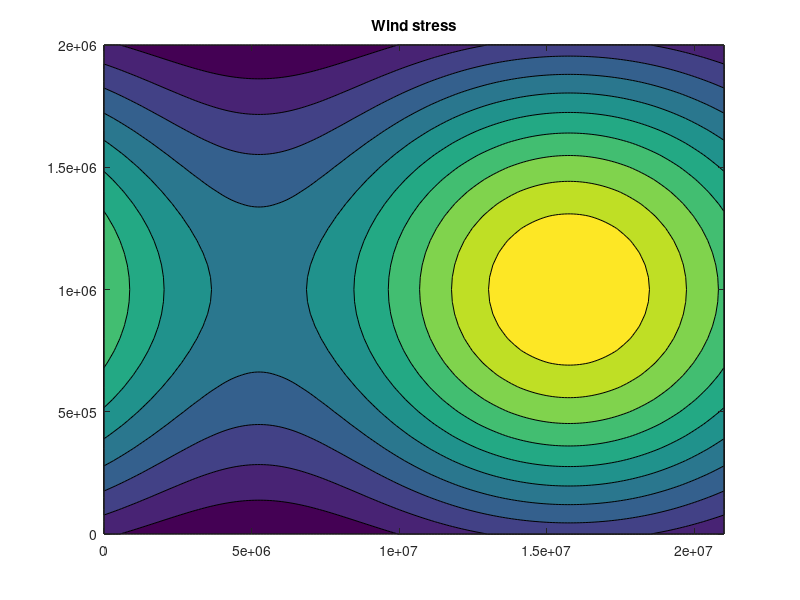
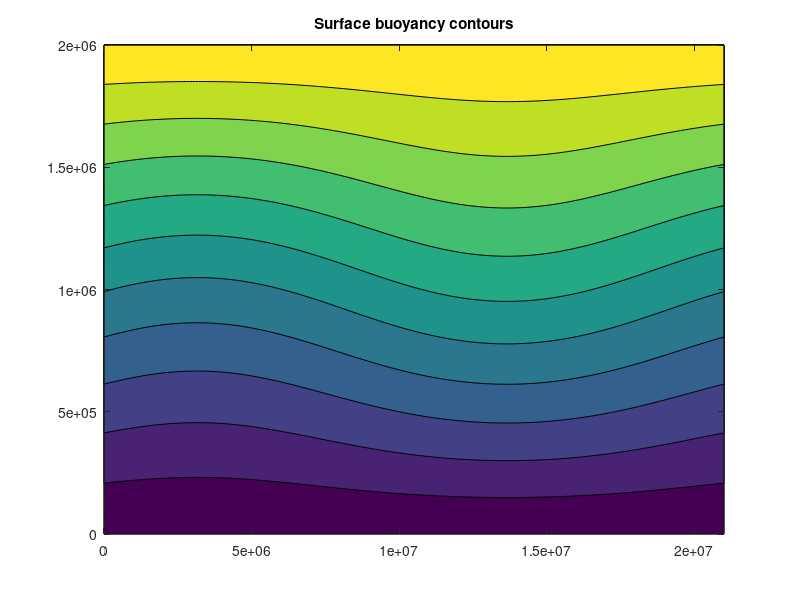
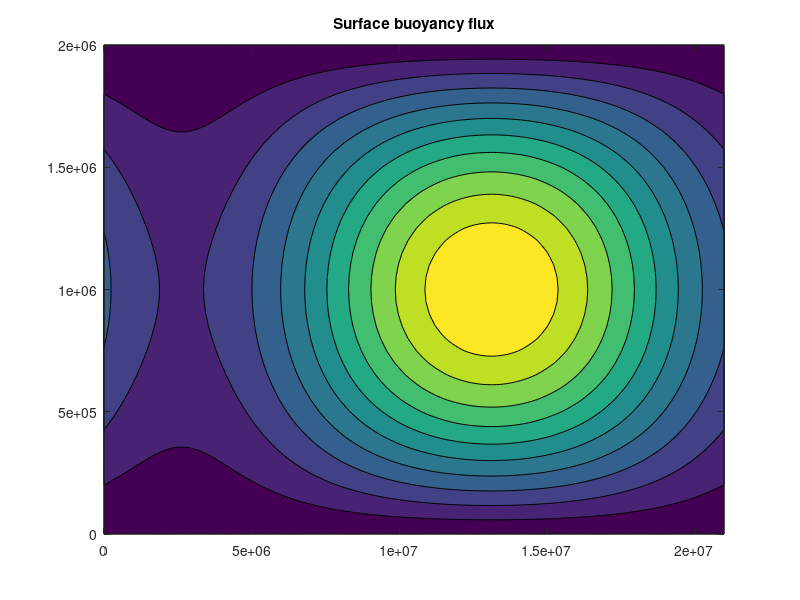
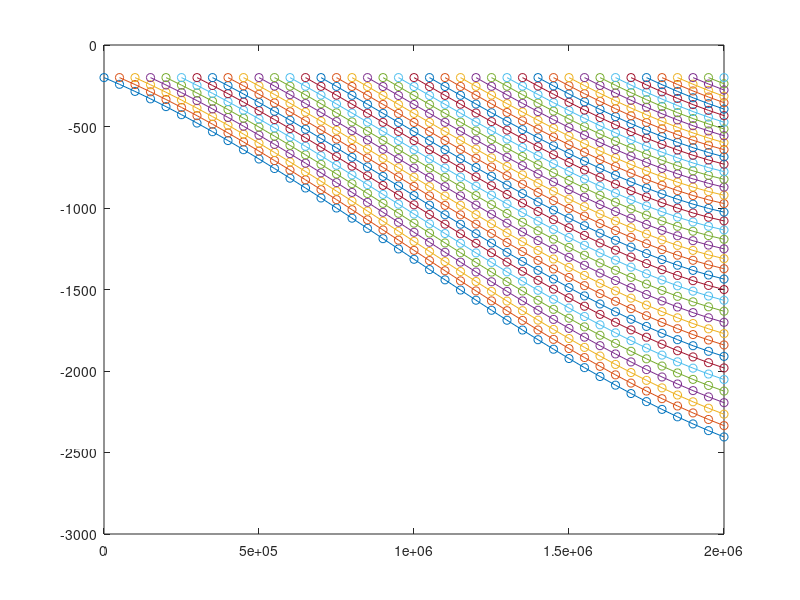

The MATLAB source for these figures, in order: (Note: this script raises an error after producing the figures.)
% Numerical solutions to Marshall and Radko 2003
% Residual mean solution for the ACC and its assosciated overturning
% circulation
% most is for the diagnostic model and not the prognostic one

clear all
close all

matlab_flag =2014;
%% Find the zeroth order solution, characteristic lines first
% make some sort of a grid

%% define conditions
% Length scales and other physical parameters
Ly = 2000*1000;
Lx = 21000*1000;
Lz = 3000;
f = -10^(-4);
beta = 10^(-11);
ko = 10^6;           % eddy parameter
k = 2*pi/Lx;         % wave number

dz = 5;
dy =50*1000;
dx = 100*1000;
hm = 200;          % mixed layer depth
z = -[hm:dz:Lz];
y = [0:dy:Ly];
x = [0:dx:Lx];
% surface wind stress
tau_o = 1*10^(-4);
tau0 = tau_o*(0.6 + sin(pi*y/Ly));
tau1 = 0.3*exp(0.5*pi*sqrt(-1))*tau0;
tau = zeros(length(x),length(y));
for i=1:length(x)
    for j=1:length(y)
        tau(i,j) = tau0(j) + real(tau1(j)*exp(sqrt(-1)*k*x(i)));
    end
end
figure
contourf(x,y,tau')
title('Wind stress')

% buoyancy change across ACC
delbo = 0.015;
b0 = delbo*y/Ly;
b1 = -0.07*exp(-0.3*pi*sqrt(-1))*delbo*sin(pi*y/Ly);
b1m= b1;

bm = zeros(length(x),length(y));
for i=1:length(x)
    for j=1:length(y)
        bm(i,j) = b0(j) + real(b1(j)*exp(sqrt(-1)*k*x(i)));
    end
end
figure
contourf(x,y,bm')
title('Surface buoyancy contours')


% Surface byouancy forcing
Bo = 3*10^(-9);
B0 = Bo*sin(pi*y/Ly);
B1 = -0.5*(1-sqrt(-1))*B0;
for i=1:length(x)
    for j=1:length(y)
        B(i,j) = B0(j) + real(B1(j)*exp(sqrt(-1)*k*x(i)));
    end
end
figure
contourf(x,y,B')
title('Surface buoyancy flux')


%% find the conditions at the bottom of the homogeneous, steady mixed layer

id_hm = find(z==-hm);
% psi_res_0(:,id_hm) = B0/(delbo/Ly); % choose this because the gradient is a constant here
psi_res_0 = B0/(delbo/Ly);

figure 
plot(y,psi_res_0.*Lx/10^6)
% psi_res_1 = (B1 - psi_res_0*

%% Solve for char curves for solution to first order of the equations
dl =50000;
l=[0:dl:Ly];
chary = zeros(length(l),length(b0));
charz = zeros(length(l),length(b0));


for j=1:length(b0)
    chary(1,j) = y(j);
    charz(1,j) = z(1);
    for i =2:length(l)
        chary(i,j)=chary(i-1,j)+1.0*dl;
        idy = find(y<=chary(i,j),1,'last');
        charz(i,j)=charz(i-1,j) - dl*sqrt(-tau0(idy)/f/ko - psi_res_0(j)/ko);
    end
end

%%
charz= real(charz);

%% Plot the characteristics
plot(chary,charz,'-o')
axis([min(y) max(y) -3000 0])


%% Calculate the baroclinic zonal transport
% assumes that the flow below the thermocline is zero
% thermocline is defined as the characteristic that starts at y=0

b0grid = 0*charz;
for i =1:length(b0);
    b0grid(:,i) = b0(i);
end
if matlab_flag == 2014
    b0grid_interp = scatteredInterpolant(chary(:),charz(:),b0grid(:));
else
    b0grid_interp = TriScatteredInterp(chary(:),charz(:),b0grid(:));
end
% [zi yi] = meshgrid([-2000:-200], y);
% vq = b0grid_interp(yi,zi);

%%
db0dy = nan*chary;
db0dz = zeros*chary;
% calculate db0/dy
for j=1:length(b0)
    for i=1:length(l)
        zlev= charz(i,j);
        ylev= chary(i,j);
        if ylev == y(1)
                    yi = [ylev ylev+dy];
                elseif ylev == y(end)
                    yi = [ylev-dy ylev];
                else
                    yi = [ylev-dy/2 ylev+dy/2];
        end
        db0dy(i,j) = (b0grid_interp(yi(2),zlev)-b0grid_interp(yi(1),zlev))/(yi(2)-yi(1));
%         zi = [zlev-dz/2 zlev+dz/2];
             if zlev == z(1)
                    zi = [zlev zlev+dz];
                elseif zlev == z(end)
                    zi = [zlev-dz zlev];
                else
                    zi = [zlev-dz/2 zlev+dz/2];
                end            
    db0dz(i,j) = (b0grid_interp(ylev, zi(2))-b0grid_interp(ylev, zi(1)))/(zi(2)-zi(1));
        
    end
end

if matlab_flag==2012
    db0dy(isnan(db0dy))= 0;
    db0dz(isnan(db0dz))= 0;
end

%%
figure
contourf(real(chary), real(charz), db0dy)
axis([min(y) max(y) -3000 0])
%%
figure
contourf(real(chary), real(charz), db0dz)
axis([min(y) max(y) -3000 0])



%% calculate the zonal velocity
if matlab_flag == 2014
    db0dy_interp = scatteredInterpolant(chary(:),charz(:),db0dy(:));
else
    db0dy_interp = TriScatteredInterp(chary(:),charz(:),db0dy(:));
end

u0 = 0*chary;

for j=1:length(b0)
    for i =1:length(l)
        ylev = chary(i,j) ;
        zlev = charz(i,j) ;
        idy = find(chary(:,1)<=ylev,1,'last');
        h = charz(idy,1); % find thermocline depth
        zint = [h:dz:zlev];
        yint = ylev*ones(1,length(zint));
        db0dyint = db0dy_interp(yint,zint);
        zint = [zint zlev+dz];
        
        u0(i,j) = -1/f*nansum(db0dyint.*diff(zint));
    end
end


%%
figure
contourf(chary, real(charz), u0,[0:10]*10^(-2))
axis([min(y) max(y) -3000 0])

% break
%% Calculate  order eps Psi_res at the base of the boundary layer
b1= b1m;
clear db1mdy
db1mdy(1) = (b1(2)-b1(1))/dy;
for i=2:length(b1)-1
    db1mdy(i) = (b1(i+1)-b1(i-1))/2/dy;
end
db1mdy(length(b1)) = (b1(end)-b1(end-1))/dy;


psi_res_1_ml = (B1 - psi_res_0.*db1mdy - sqrt(-1)*k*squeeze(u0(1,:)).*b1m*hm)./db0dy(1,:);
if matlab_flag == 2012
    psi_res_1_ml(isnan(psi_res_1_ml)) = 0;
    psi_res_1_ml(isinf(psi_res_1_ml)) = 0;
end
%% calculate slopes

s0 = -db0dy./db0dz;

figure
contourf(real(chary), real(charz), abs(ko*(s0)),[0:100:2000],'showtext','on')
axis([min(y) max(y) -3000 0])
caxis([0 2500])
if matlab_flag==2012
    s0(isnan(s0)) = 0;
    s0(isinf(s0)) = 0;
end
% caxis([0 1500])
% break
%% Solve coupled ODEs of equation 21
% this is the iterative solution to the first order
b1 = 0*charz;
u1 = 0*charz;
psi_res_1 = 0*charz;
RHS1 = 0*charz;
RHS2 = 0*charz;
RHS1old = 0*charz;
RHS2old = 0*charz;
tol1 = 0;
tol2 = 0;

% psi_res_1_ml(:) = 0;
for iter = 1:10
    % calculate the RHS for equation 21 in iterative sense
    
    if iter ==1
        RHS1old(:,:) =1;
        RHS2old(:,:) =1;
        RHS1(:,:) = 0;
        RHS2(:,:) = 0;
    else
        RHS1old = RHS1;
        RHS2old = RHS2;
        
        % new
        if matlab_flag == 2014
            b1interp = scatteredInterpolant(chary(:),charz(:),b1(:));
        else
            b1interp = TriScatteredInterp(chary(:),charz(:),b1(:));
        end
        P1 =nan*b1;
        u1 = nan*b1;
        
        % calculate P1
        for j =1:length(b0)
            for i = 1:length(l)
                ylev = chary(i,j) ;
                zlev = charz(i,j) ;
                idy = find(chary(:,1)<=ylev,1,'last');
                h = charz(idy,1); % find thermocline depth
                zint = [h:dz:zlev];
                yint = ylev*ones(1,length(zint));
                b1int = b1interp(yint,zint);
                zint = [zint zlev+dz];
                P1(i,j) = nansum(b1int.*diff(zint));
            end
        end
        
        if matlab_flag == 2014
            P1interp = scatteredInterpolant(chary(:), charz(:), P1(:));
        else
            P1interp = TriScatteredInterp(chary(:), charz(:), P1(:));
        end
        % calculate u1
        for j=1:length(b0)
            for i=1:length(l)
                zlev= charz(i,j);
                ylev= chary(i,j);
                
                if ylev == y(1)
                    yi = [ylev ylev+dy];
                elseif ylev == y(end)
                    yi = [ylev-dy ylev];
                else
                    yi = [ylev-dy/2 ylev+dy/2];
                end
                
                u1(i,j) = -1/f*(P1interp(yi(2),zlev)-P1interp(yi(1),zlev))/(yi(2)-yi(1));
                
                %                 zlev= charz(i,j);
                %                 idy1 = find(charz(:,j-1)>=zlev,1,'last');
                %                 idy2 = find(charz(:,j+1)>=zlev,1,'last');
                %                 if (~isempty(idy1) && ~isempty(idy2))
                %                     u1(i,j) = -1/f*(P1(idy2,j+1)-P1(idy1,j-1))/(chary(idy2,j+1)-chary(idy1,j-1));
                %                 else
                %                     u1(i,j) = NaN;
                %                 end
            end
        end
        u1interp = scatteredInterpolant(chary(:),charz(:), u1(:));

        % calculate the surface b1 gradient
        for j =1:length(b0)
            zlev= charz(1,j);
            ylev= chary(1,j);
               if ylev == y(1)
                    yi = [ylev ylev+dy];
                elseif ylev == y(end)
                    yi = [ylev-dy ylev];
                else
                    yi = [ylev-dy/2 ylev+dy/2];
                end            
            b1y(j) = -1/f*(b1interp(yi(2),zlev)-b1interp(yi(1),zlev))/(yi(2)-yi(1));
        end
        
%         b1yinterp=scatteredInterpolant(y, 
        % calculate the new RHS
        for j = 1:length(b0)
            for i=1:length(l)
                ylev = chary(i,j);
                zlev = charz(i,j);
                
                %                 clear zint P1int u1int
                zint = []; P1int = []; u1int = []; b1int=[];
%                 zint(1) = charz(i,j);
                zint = [-200:-dz:zlev];
                yint = ylev*ones(1,length(zint));
                P1int = P1interp(yint, zint);
                u1int = u1interp(yint, zint);
                b1int = b1interp(yint, zint);
                zint = [zint(1)+dz zint];
                
                idsurf = find(y<=ylev,1,'last');
%                 n=2;
%                 for p=j+1:length(b0) % this loop runs opposite to other z loops because the integral is from surface
%                     % and not from the thermocline up.
%                     idy = find(chary(:,p)<=ylev,1,'last');
%                     if ~isempty(idy)
%                         zint(n) = charz(idy,p);
%                         %                     idy = find(chary(:,p)>=ylev,1);
%                         P1int(n-1) = P1(idy,p);
%                         u1int(n-1) = u1(idy,p);
%                         b1int(n-1) = b1(idy,p);
%                         n=n+1;
%                     end
%                 end
%                 if length(P1int)>0 
                    RHS1(i,j) = sqrt(-1)*k*db0dz(i,j)*(nansum(P1int.*diff(zint)) + P1int(1)*(-hm) + b1int(1)*(-(hm^2)/2) )/2/ko/s0(i,j)/f;
%                 else
%                     RHS1(i,j) = sqrt(-1)*k*db0dz(i,j)*(P1(i,j)*(-hm)+b1(i,j)*(-(hm^2)/2))/2/ko/s0(i,j)/f;
%                 end
                
%                 if abs(s0(i,j))<=10^-5
%                     RHS1(i,j) = 0;
%                 end
                
%                 if length(P1int)>0
                    RHS2(i,j) = sqrt(-1)*k*(nansum(u1int.*diff(zint)) + u1int(1)*(-hm) + b1y(idsurf)*(-(hm^2)/2));
%                 else
%                     RHS2(i,j) = sqrt(-1)*k*(u1(i,j)*(-hm) + b1y(j)*(-(hm^2)/2));
%                 end
%                 if length(P1int)>0
%                     RHS1(i,j) = sqrt(-1)*k*db0dz(i,j)*(nansum(P1int.*diff(-zint)))/2/ko/s0(i,j)/f;
%                     RHS2(i,j) = sqrt(-1)*k*(nansum(u1int.*diff(-zint)));
%                 else
%                     RHS1(i,j) = 0;
%                     RHS2(i,j) = 0;
%                 end
            end
        end
    end
    
    % calculate the residue
    idy1 = find(l<=200*1000,1,'last');
    idy2 = find(l<=600*1000,1,'last');
    
    %     idz1 = find(z<=200*1000,1,'last');
    %     idz2 = find(z<=1200*1000,1,'last');
    
    tol1(iter) = nanmean(nanmean(abs(RHS1(idy1:idy2,3:10)-RHS1old(idy1:idy2,3:10))))
    tol2(iter) = nanmean(nanmean(abs(RHS2(idy1:idy2,3:10)-RHS2old(idy1:idy2,3:10))));
    
    for char_index=1:length(b0)
        if char_index ==1
            dpsi_res_0db = (psi_res_0(char_index+1)-psi_res_0(char_index))/(b0(char_index+1)-b0(char_index));
        elseif char_index == length(b0)
            dpsi_res_0db = (psi_res_0(char_index)-psi_res_0(char_index-1))/(b0(char_index)-b0(char_index-1));
        else
            dpsi_res_0db = (psi_res_0(char_index+1)-psi_res_0(char_index-1))/(b0(char_index+1)-b0(char_index-1));
        end
        % first guess at solution
        a = warning('off','all');
        id = find(chary(:,char_index)<=2000*1000+dy,1,'last');
        
        [T, Y] = ode23s(@(t, ysol) ord_eps(t,ysol, char_index,chary, dpsi_res_0db, l , y, f, ko,k, db0dz, s0, u0, tau1, RHS1, RHS2) ...
            , l(1:id), [b1m(char_index) psi_res_1_ml(char_index)]);
        
        m = size(Y,1);
        b1(1:m,char_index) = Y(1:m,1);
        psi_res_1(1:m,char_index) = Y(1:m,2);
        disp(char_index)
        
        if length(find(isnan(Y(:,1))))>0
            disp('What ?')
        end
        
        
    end
    figure
    contourf(chary, -abs(charz), abs(b1),[0:30]*10^-4)
    caxis([-1 10]*10^-4)
    axis([0 2000*1000 -2000 0 ])
    drawnow
end


%%
    figure
    contourf(chary, -abs(charz), real(b1),[0:40]*10^-4, 'edgecolor','none')
    hold all
%     plot(chary, -abs(charz))
    caxis([0 50]*10^-4)
    axis([0 2000*1000 -3000 0 ])

%% Calculate the wres
w0(1) =(psi_res_0(2)-psi_res_0(1))/dy;
w1(1) =  -RHS2(1,1) + (psi_res_1_ml(2)-psi_res_1_ml(1))/dy;
for i =2:length(y)-1
    w1(i) = -RHS2(1,i)+ (psi_res_1_ml(i+1)-psi_res_1_ml(i-1))/2/dy;
    w0(i) = (psi_res_0(i+1)-psi_res_0(i-1))/2/dy;
end
w1(length(y)) =  -RHS2(1,length(y))+ (psi_res_1_ml(length(y))-psi_res_1_ml(length(y)-1))/dy;
w0(length(y)) = (psi_res_0(length(y))-psi_res_0(length(y)-1))/dy;

% w0(1) =(psi_res_0(2)-psi_res_0(1))/dy;
% w1(1) =  (psi_res_1_ml(2)-psi_res_1_ml(1))/dy;
% for i =2:length(y)-1
%     w1(i) = (psi_res_1_ml(i+1)-psi_res_1_ml(i-1))/2/dy;
%     w0(i) = (psi_res_0(i+1)-psi_res_0(i-1))/2/dy;
% end
% w1(length(y)) =  (psi_res_1_ml(length(y))-psi_res_1_ml(length(y)-1))/dy;
% w0(length(y)) = (psi_res_0(length(y))-psi_res_0(length(y)-1))/dy;

for i=1:length(x)
    for j=1:length(y)
        wres(i,j) = w0(j) + real(w1(j)*exp(sqrt(-1)*kx*x(i)));
    end
end

% wres = w1res +

wek = 0*wres;
for i=2:length(x)-1
    for j=2:length(y)-1
        wek(i,j) = -1/f*(tau(i,j+1)-tau(i,j-1))/2/dy;
    end
end
% w1res
%%
figure(20), clf
hold all 
contourf(x,y,wres',[-6:0.2:6]*10^-6,'edgecolor','none')
contour(x,y,wres',[0 0],'edgecolor','k')
caxis([-6 6]*10^-6)
% figure
% contourf(x,y,wek)
%
